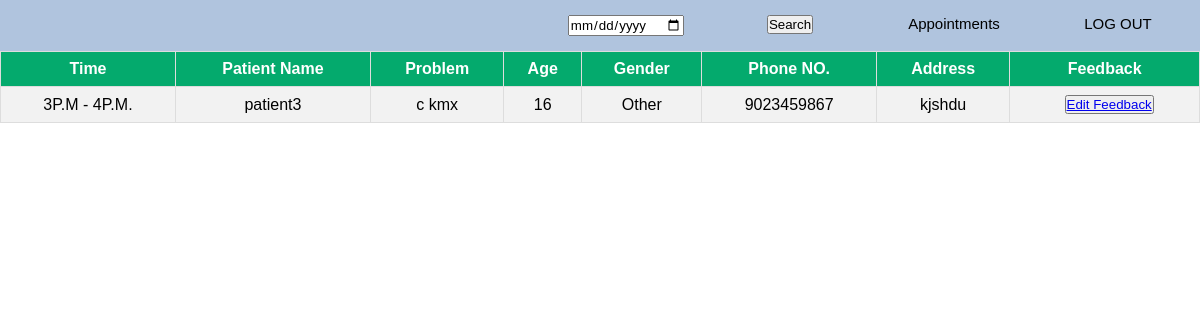
/doctor/doc_app.php (signed in), run on the app's committed database.
### tables this page shows
CREATE TABLE `appointments` (
  `id` int(11) NOT NULL,
  `patient_id` int(11) NOT NULL,
  `doctor_id` int(11) NOT NULL,
  `description` varchar(100) NOT NULL,
  `feedback` varchar(500) NOT NULL,
  `booked_time` varchar(50) NOT NULL,
  `created_date` date NOT NULL
);

CREATE TABLE `patients_info` (
  `patient_id` int(11) NOT NULL,
  `patient_name` varchar(30) NOT NULL,
  `patient_phone` varchar(10) NOT NULL,
  `patient_address` varchar(30) NOT NULL,
  `patient_age` int(3) NOT NULL,
  `patient_gender` varchar(6) NOT NULL,
  `patient_email` varchar(30) NOT NULL,
  `patient_password` varchar(30) NOT NULL,
  `patient_dob` date NOT NULL
);

### doctor/doc_app.php (the view, shortened to what this page needs)
<?php
include('../config.php');
$today_date = date('Y/m/d');
$display = mysqli_query($conn, "SELECT * FROM appointments where created_date= '$today_date' and
     doctor_id= '" . $_SESSION['doctor_id'] . "'
      ");
?>
<!DOCTYPE html>
<html>
<head>
    <link rel="stylesheet" href="../style3.css">
</head>
<body>
    <form method="POST">
        <nav>
            <div class="nav-links">
                <ul>
                    <li><input type="date" name="date" placeholder="Select date"></li>
                    <li><button name="filter" class="filter">Search</button></li>
                    <li><a href="">Appointments</a></li>
                    <li><a href="../logout.php">LOG OUT</a></li>
                </ul>
            </div>
        </nav>
        <table id="list">
            <tr>
                <th> Time</th>
                <th>Patient Name </th>
                <th> Problem</th>
                <th>Age</th>
                <th>Gender</th>
                <th>Phone NO.</th>
                <th>Address</th>
                <th>Feedback</th>
            </tr>
            <?php
            while ($row = mysqli_fetch_array($display)) {
                $patient_id = $row['patient_id'];
                $dis = mysqli_query($conn, "SELECT * FROM patients_info WHERE patient_id='$patient_id'");
                while ($rowe = mysqli_fetch_array($dis)) {
                    ?>
                    <tr>
                        <td>
                            <?php echo $row["booked_time"]; ?>
                        </td>
                        <td>
                            <?php echo $rowe["patient_name"]; ?>
                        </td>
                        <td>
                            <?php echo $row["description"]; ?>
                        </td>
                        <td>
                            <?php echo $rowe["patient_age"]; ?>
                        </td>
                        <td>
                            <?php echo $rowe["patient_gender"]; ?>
                        </td>
                        <td>
                            <?php echo $rowe["patient_phone"]; ?>
                        </td>
                        <td>
                            <?php echo $rowe["patient_address"]; ?>
                        </td>
                        <td>
                            <?php echo wordwrap($row["feedback"], 30, '<br>'); ?>&nbsp;&nbsp;<button class="btn-primary btn"> <a
                                    href="feedback.php?id=<?php echo $row['patient_id']; ?>" class="text-white"> Edit Feedback
                                </a> </button>
                        </td>
                    </tr>
                    <?php
                }
            }
            ?>
        </table>
    </form>

### style3.css (style rules this page uses)
* { margin:0; padding: 0; font-family: 'Poppins', sans-serif; }
.nav-links { background: #b0c4de; text-align: right; }
.nav-links ul { display: inline-flex; list-style: none; color: #fff; }
.nav-links ul li { width:120px; margin:10px; padding: 5px 12px; text-align: center; float: right; }
.nav-links ul li a { color:black; text-decoration: none; font-size: 15px; display:inline-block; position:relative; cursor:pointer; }
#list { font-family: Arial, Helvetica, sans-serif; border-collapse: collapse; width: 100%; }
#list td, #list th { border: 1px solid #ddd; padding: 8px; text-align: center; }
#list { background-color: #f2f2f2; }
#list th { padding-top: 12px; padding-bottom: 12px; text-align: left; background-color: #04AA6D; color: white; }
#spc-table td, #list th { border: 1px solid #ddd; padding: 8px; text-align: center; }

### data on the page
appointments: booked_time "3P.M - 4P.M.", description "c kmx"
patients_info: patient_name "patient3", patient_age "16", patient_gender "Other", patient_phone "9023459867", patient_address "kjshdu"
